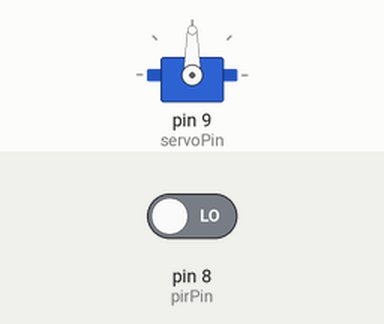
Simulated run of this sketch. Board: Arduino Uno, built with avr-gcc and run on an emulated ATmega328P. On the bench: servo. Inputs (shaded band) come from the test bench; at power-on: pin 8 (pirPin) LOW.

Above: at 1.2 s.
1.3 s: pin 8 (pirPin) driven HIGH
At 1.42 s:
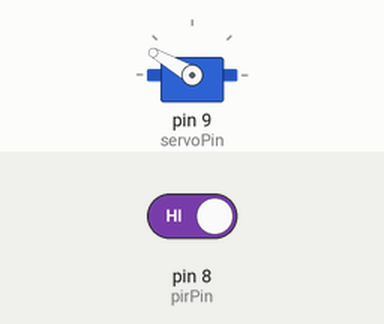
4.3 s: pin 8 (pirPin) driven LOW
Timing chart, 0 to 7.3 s (numbered marks = the images above; inputs shaded):
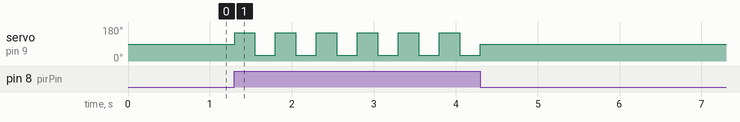

The sketch:

MotionServoControl.ino
```cpp
#include <Servo.h>

int pirPin = 8;
int servoPin = 9;
int motion;
Servo motor;

void setup() {
  // Setup code here, to run once
  motor.attach(servoPin);
  pinMode(pirPin, INPUT);
}

void loop() {
  // Main code here, to run repeatedly
  motion = digitalRead(pirPin);

  if (motion == HIGH) {
    motor.write(150);
    delay(250);
    motor.write(30);
    delay(250);
    motor.write(150);
    delay(250);
    motor.write(30);
    delay(250);
    motor.write(150);
    delay(250);
    motor.write(30);
    delay(250);
    motor.write(90);
  } else {
    motor.write(90);
  }
}
```

Measured:
- after the input at 1.3 s, servo on pin 9 (servoPin): alternates 150° for 0.25 s and 30° for 0.25 s, starting at once
